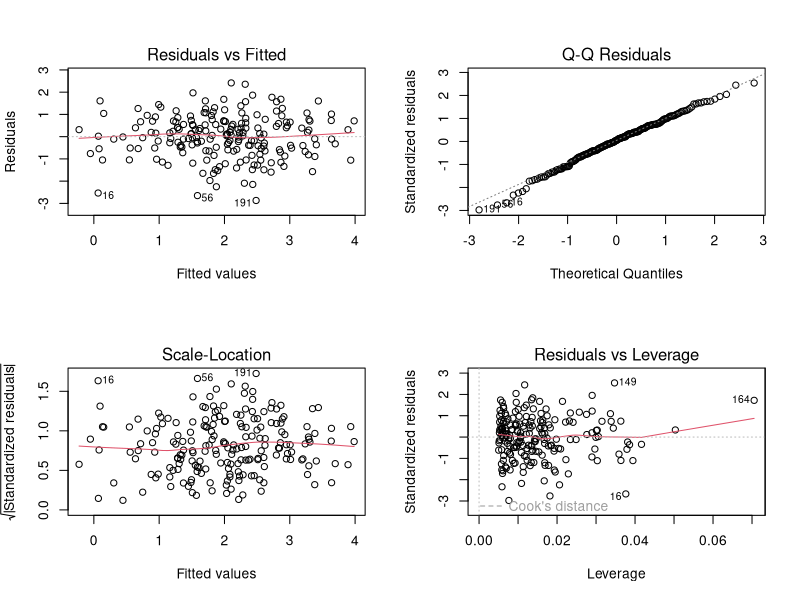

This figure's R source:
## Exercise 1

# Generate 200 observations from a bivariate normal distribution with mean 0 and
# covariance matrix (1, 0.2; 0.2, 1).

set.seed(123)
n <- 200
mu <- c(0, 0)
sigma <- matrix(c(1, 0.2, 0.2, 1), nrow = 2, ncol = 2)
x <- MASS::mvrnorm(n, mu, sigma)

# Generate a vector of standard normally distributed random errors of length 200
e <- rnorm(n)

# Create the Y variable Y = beta0 + beta1*X1 + beta2*X2 + e
# where beta0 = 2, beta1 = 0.4, and beta2 = -0.8
y <- 2 + 0.4*x[,1] - 0.8*x[,2] + e

# Fit a linear regression model to the data with OLS
fit <- lm(y ~ x)

# diagnostic plots
png("residuals.png")
par(mfrow=c(2,2))
plot(fit)
dev.off()

# print the summary of the model
print(summary(fit))
